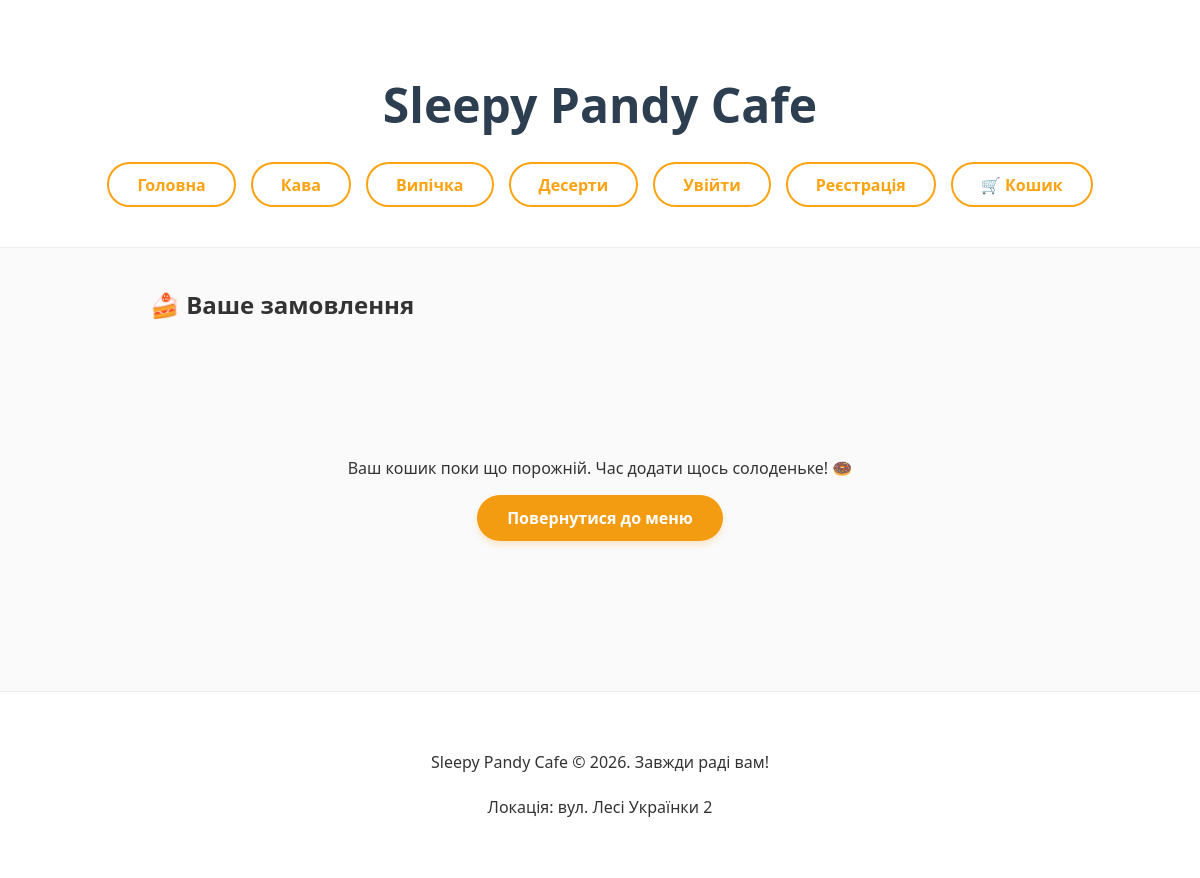
Page /cart/ on the committed database.
### main_app/models.py (models this page shows, shortened)
class Category(models.Model):
    name = models.CharField(max_length=100, verbose_name="Назва категорії")
    created_at = models.DateTimeField(auto_now_add=True)
    updated_at = models.DateTimeField(auto_now=True)

### main_app/views.py (the view, shortened to what this page needs)
# urls.py: path('cart/', views.cart_detail, name='cart_detail'),
def cart_detail(request):
    cart = request.session.get('cart', {})
    items_in_cart = []
    total_price = 0
    categories = Category.objects.all()
    return render(request, 'main_app/cart.html', {
        'items': items_in_cart,
        'total_price': total_price,
        'categories': categories,
        'title': 'Ваш кошик'
    })

### main_app/templates/main_app/cart.html
{% extends 'main_app/base.html' %}
{% block content %}
<div class="cart-container-main">
    <h2 class="cart-title">🍰 Ваше замовлення</h2>
    {% if items %}
        <div class="cart-card">
            <table class="cart-table">
                <thead>
                    <tr>
                        <th class="text-left">Товар</th>
                        <th>Кількість</th>
                        <th>Ціна</th>
                        <th>Сума</th>
                        <th>Дія</th>
                    </tr>
                </thead>
                <tbody>
                    {% for entry in items %}
                    <tr>
                        <td class="text-left">
                            <span class="item-name">{{ entry.item.name }}</span>
                        </td>
                        <td><span class="badge">{{ entry.quantity }} шт.</span></td>
                        <td>{{ entry.item.price }} грн</td>
                        <td class="text-bold">{{ entry.subtotal }} грн</td>
                        <td>
                            <a href="{% url 'cart_remove' entry.item.id %}" class="btn-remove" title="Видалити">
                                <span>❌</span> Видалити
                            </a>
                        </td>
                    </tr>
                    {% endfor %}
                </tbody>
            </table>
            <div class="cart-footer">
                <div class="total-section">
                    <span class="total-label">Разом до сплати:</span>
                    <span class="total-amount">{{ total_price }} грн</span>
                </div>
                <div class="cart-actions">
                    <a href="{% url 'home' %}" class="btn-secondary">🔙 До меню</a>
                    <a href="{% url 'checkout' %}" class="btn-main checkout-btn" style="text-decoration: none; display: inline-block; text-align: center;"> Оформити замовлення ✨
                    </a>
                </div>
            </div>
        </div>
    {% else %}
        <div class="empty-cart">
            <p>Ваш кошик поки що порожній. Час додати щось солоденьке! 🍩</p>
            <a href="{% url 'home' %}" class="btn-main">Повернутися до меню</a>
        </div>
    {% endif %}
</div>
{% endblock %}

### main_app/templates/main_app/base.html (shortened to what this page needs)
{% load static %}
<!DOCTYPE html>
<html lang="uk">
<head>
    <link rel="stylesheet" href="{% static 'css/style.css' %}">
</head>
<body>
    <header>
        <h1>Sleepy Pandy Cafe</h1>
            <nav>
                <a href="{% url 'home' %}"><b>Головна</b></a>
                {% for cat in categories %}
                    <a href="{% url 'category_page' cat.id %}">{{ cat.name }}</a>
                {% endfor %}
                {% if user.is_authenticated %}
                    <a href="{% url 'profile' %}">👤 Кабінет ({{ user.username }})</a>
                <form action="{% url 'logout' %}" method="post" style="display:inline;">
                    {% csrf_token %}
                    <button type="submit" class="btn-logout-link">Вийти</button>
                </form>
                {% else %}
                    <a href="{% url 'login' %}">Увійти</a>
                    <a href="{% url 'register' %}">Реєстрація</a>
                {% endif %}
                <a href="{% url 'cart_detail' %}">🛒 Кошик</a>
            </nav>
    </header>
    <main class="content">
        {% block content %}
        {% endblock %}
    </main>
    <footer>
        <p>Sleepy Pandy Cafe © 2026. Завжди раді вам!</p>
        <p>Локація: вул. Лесі Українки 2</p>
    </footer>
</body>
</html>

### main_app/static/css/style.css (style rules this page uses)
body { font-family: 'Segoe UI', Tahoma, Geneva, Verdana, sans-serif; background-color: #fafafa; color: #333; margin: 0; padding: 0; }
header { background-color: #fff; padding: 40px 20px; text-align: center; border-bottom: 1px solid #eee; }
header h1 { font-size: 48px; color: #2c3e50; margin-bottom: 25px; }
nav { display: flex; justify-content: center; flex-wrap: wrap; gap: 15px; }
nav a { text-decoration: none; color: #f39c12; padding: 10px 25px; border: 2px solid #f39c12; border-radius: 30px; font-weight: bold; transition: 0.3s; }
footer { text-align: center; padding: 40px 20px; background-color: #fff; border-top: 1px solid #eee; margin-top: 50px; line-height: 1.8; }
.btn-main { display: inline-block; padding: 12px 30px; background-color: #f39c12; color: white !important; text-decoration: none; border: none; border-radius: 25px; font-weight: bold; cursor: pointer; transition: 0.3s; box-shadow: 0 4px 6px rgba(243, 156, 18, 0.2); }
.cart-container-main { max-width: 900px; margin: 40px auto; padding: 0 20px; }
.cart-title { text-align: left; color: #333; margin-bottom: 20px; font-size: 24px; }
.empty-cart { text-align: center; padding: 100px 20px; }
nav a, .btn-logout-link { display: inline-flex; align-items: center; justify-content: center; padding: 12px 28px; border: 2px solid #fca311; border-radius: 50px; color: #fca311; text-decoration: none; font-weight: 700; font-size: 16px; background: transparent; transition: all 0.3s ease; cursor: pointer; font-family: inherit; box-sizing: border-box; height: 45px; }

### rows in the picture
Category: name "Кава"
Category: name "Випічка"
Category: name "Десерти"
